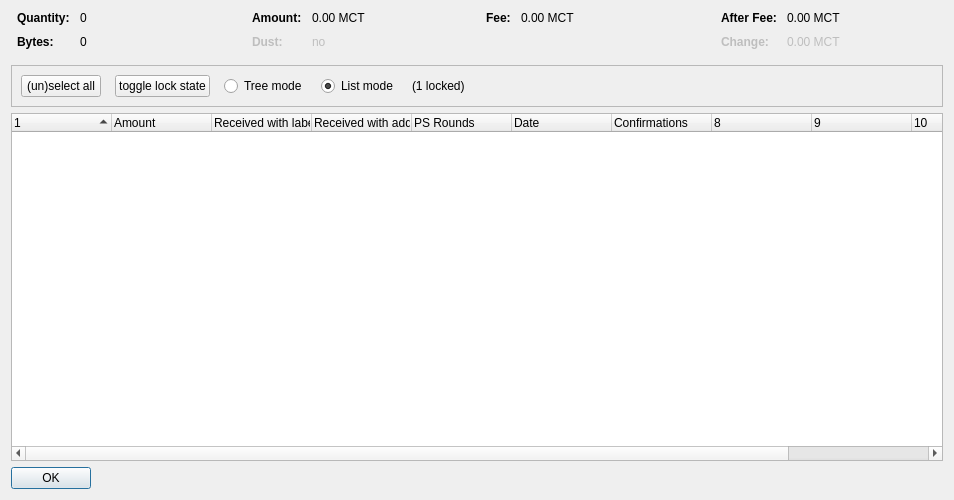
<?xml version="1.0" encoding="UTF-8"?>
<ui version="4.0">
 <class>CoinControlDialog</class>
 <widget class="QDialog" name="CoinControlDialog">
  <property name="geometry">
   <rect>
    <x>0</x>
    <y>0</y>
    <width>954</width>
    <height>500</height>
   </rect>
  </property>
  <property name="windowTitle">
   <string>Coin Selection</string>
  </property>
  <layout class="QVBoxLayout" name="verticalLayout">
   <item>
    <layout class="QHBoxLayout" name="horizontalLayoutTop" stretch="0,0,0,0">
     <property name="topMargin">
      <number>0</number>
     </property>
     <property name="bottomMargin">
      <number>10</number>
     </property>
     <item>
      <layout class="QFormLayout" name="formLayoutCoinControl1">
       <property name="horizontalSpacing">
        <number>10</number>
       </property>
       <property name="verticalSpacing">
        <number>10</number>
       </property>
       <property name="leftMargin">
        <number>6</number>
       </property>
       <property name="rightMargin">
        <number>6</number>
       </property>
       <item row="0" column="0">
        <widget class="QLabel" name="labelCoinControlQuantityText">
         <property name="font">
          <font>
           <weight>75</weight>
           <bold>true</bold>
          </font>
         </property>
         <property name="text">
          <string>Quantity:</string>
         </property>
        </widget>
       </item>
       <item row="0" column="1">
        <widget class="QLabel" name="labelCoinControlQuantity">
         <property name="cursor">
          <cursorShape>IBeamCursor</cursorShape>
         </property>
         <property name="contextMenuPolicy">
          <enum>Qt::ActionsContextMenu</enum>
         </property>
         <property name="text">
          <string notr="true">0</string>
         </property>
         <property name="textInteractionFlags">
          <set>Qt::LinksAccessibleByMouse|Qt::TextSelectableByKeyboard|Qt::TextSelectableByMouse</set>
         </property>
        </widget>
       </item>
       <item row="1" column="0">
        <widget class="QLabel" name="labelCoinControlBytesText">
         <property name="font">
          <font>
           <weight>75</weight>
           <bold>true</bold>
          </font>
         </property>
         <property name="text">
          <string>Bytes:</string>
         </property>
        </widget>
       </item>
       <item row="1" column="1">
        <widget class="QLabel" name="labelCoinControlBytes">
         <property name="cursor">
          <cursorShape>IBeamCursor</cursorShape>
         </property>
         <property name="contextMenuPolicy">
          <enum>Qt::ActionsContextMenu</enum>
         </property>
         <property name="text">
          <string notr="true">0</string>
         </property>
         <property name="textInteractionFlags">
          <set>Qt::LinksAccessibleByMouse|Qt::TextSelectableByKeyboard|Qt::TextSelectableByMouse</set>
         </property>
        </widget>
       </item>
      </layout>
     </item>
     <item>
      <layout class="QFormLayout" name="formLayoutCoinControl2">
       <property name="horizontalSpacing">
        <number>10</number>
       </property>
       <property name="verticalSpacing">
        <number>10</number>
       </property>
       <property name="leftMargin">
        <number>6</number>
       </property>
       <property name="rightMargin">
        <number>6</number>
       </property>
       <item row="0" column="0">
        <widget class="QLabel" name="labelCoinControlAmountText">
         <property name="font">
          <font>
           <weight>75</weight>
           <bold>true</bold>
          </font>
         </property>
         <property name="text">
          <string>Amount:</string>
         </property>
        </widget>
       </item>
       <item row="0" column="1">
        <widget class="QLabel" name="labelCoinControlAmount">
         <property name="cursor">
          <cursorShape>IBeamCursor</cursorShape>
         </property>
         <property name="contextMenuPolicy">
          <enum>Qt::ActionsContextMenu</enum>
         </property>
         <property name="text">
          <string notr="true">0.00 MCT</string>
         </property>
         <property name="textInteractionFlags">
          <set>Qt::LinksAccessibleByMouse|Qt::TextSelectableByKeyboard|Qt::TextSelectableByMouse</set>
         </property>
        </widget>
       </item>
       <item row="1" column="0">
        <widget class="QLabel" name="labelCoinControlLowOutputText">
         <property name="enabled">
          <bool>false</bool>
         </property>
         <property name="font">
          <font>
           <weight>75</weight>
           <bold>true</bold>
          </font>
         </property>
         <property name="text">
          <string>Dust:</string>
         </property>
        </widget>
       </item>
       <item row="1" column="1">
        <widget class="QLabel" name="labelCoinControlLowOutput">
         <property name="enabled">
          <bool>false</bool>
         </property>
         <property name="cursor">
          <cursorShape>IBeamCursor</cursorShape>
         </property>
         <property name="contextMenuPolicy">
          <enum>Qt::ActionsContextMenu</enum>
         </property>
         <property name="text">
          <string notr="true">no</string>
         </property>
         <property name="textInteractionFlags">
          <set>Qt::LinksAccessibleByMouse|Qt::TextSelectableByKeyboard|Qt::TextSelectableByMouse</set>
         </property>
        </widget>
       </item>
      </layout>
     </item>
     <item>
      <layout class="QFormLayout" name="formLayoutCoinControl3">
       <property name="horizontalSpacing">
        <number>10</number>
       </property>
       <property name="verticalSpacing">
        <number>10</number>
       </property>
       <property name="leftMargin">
        <number>6</number>
       </property>
       <property name="rightMargin">
        <number>6</number>
       </property>
       <item row="0" column="0">
        <widget class="QLabel" name="labelCoinControlFeeText">
         <property name="font">
          <font>
           <weight>75</weight>
           <bold>true</bold>
          </font>
         </property>
         <property name="text">
          <string>Fee:</string>
         </property>
        </widget>
       </item>
       <item row="0" column="1">
        <widget class="QLabel" name="labelCoinControlFee">
         <property name="cursor">
          <cursorShape>IBeamCursor</cursorShape>
         </property>
         <property name="contextMenuPolicy">
          <enum>Qt::ActionsContextMenu</enum>
         </property>
         <property name="text">
          <string notr="true">0.00 MCT</string>
         </property>
         <property name="textInteractionFlags">
          <set>Qt::LinksAccessibleByMouse|Qt::TextSelectableByKeyboard|Qt::TextSelectableByMouse</set>
         </property>
        </widget>
       </item>
      </layout>
     </item>
     <item>
      <layout class="QFormLayout" name="formLayoutCoinControl4">
       <property name="horizontalSpacing">
        <number>10</number>
       </property>
       <property name="verticalSpacing">
        <number>10</number>
       </property>
       <property name="leftMargin">
        <number>6</number>
       </property>
       <property name="rightMargin">
        <number>6</number>
       </property>
       <item row="0" column="0">
        <widget class="QLabel" name="labelCoinControlAfterFeeText">
         <property name="font">
          <font>
           <weight>75</weight>
           <bold>true</bold>
          </font>
         </property>
         <property name="text">
          <string>After Fee:</string>
         </property>
        </widget>
       </item>
       <item row="0" column="1">
        <widget class="QLabel" name="labelCoinControlAfterFee">
         <property name="cursor">
          <cursorShape>IBeamCursor</cursorShape>
         </property>
         <property name="contextMenuPolicy">
          <enum>Qt::ActionsContextMenu</enum>
         </property>
         <property name="text">
          <string notr="true">0.00 MCT</string>
         </property>
         <property name="textInteractionFlags">
          <set>Qt::LinksAccessibleByMouse|Qt::TextSelectableByKeyboard|Qt::TextSelectableByMouse</set>
         </property>
        </widget>
       </item>
       <item row="1" column="0">
        <widget class="QLabel" name="labelCoinControlChangeText">
         <property name="enabled">
          <bool>false</bool>
         </property>
         <property name="font">
          <font>
           <weight>75</weight>
           <bold>true</bold>
          </font>
         </property>
         <property name="text">
          <string>Change:</string>
         </property>
        </widget>
       </item>
       <item row="1" column="1">
        <widget class="QLabel" name="labelCoinControlChange">
         <property name="enabled">
          <bool>false</bool>
         </property>
         <property name="cursor">
          <cursorShape>IBeamCursor</cursorShape>
         </property>
         <property name="contextMenuPolicy">
          <enum>Qt::ActionsContextMenu</enum>
         </property>
         <property name="text">
          <string notr="true">0.00 MCT</string>
         </property>
         <property name="textInteractionFlags">
          <set>Qt::LinksAccessibleByMouse|Qt::TextSelectableByKeyboard|Qt::TextSelectableByMouse</set>
         </property>
        </widget>
       </item>
      </layout>
     </item>
    </layout>
   </item>
   <item>
    <widget class="QFrame" name="frame">
     <property name="minimumSize">
      <size>
       <width>0</width>
       <height>40</height>
      </size>
     </property>
     <property name="frameShape">
      <enum>QFrame::StyledPanel</enum>
     </property>
     <property name="frameShadow">
      <enum>QFrame::Sunken</enum>
     </property>
     <layout class="QHBoxLayout" name="horizontalLayout">
      <item>
       <layout class="QHBoxLayout" name="horizontalLayoutPanel" stretch="0,0,0,0,0,0">
        <property name="spacing">
         <number>14</number>
        </property>
        <item>
         <widget class="QPushButton" name="pushButtonSelectAll">
          <property name="sizePolicy">
           <sizepolicy hsizetype="Maximum" vsizetype="Fixed">
            <horstretch>0</horstretch>
            <verstretch>0</verstretch>
           </sizepolicy>
          </property>
          <property name="text">
           <string>(un)select all</string>
          </property>
          <property name="autoDefault">
           <bool>false</bool>
          </property>
         </widget>
        </item>
        <item>
         <widget class="QPushButton" name="pushButtonToggleLock">
          <property name="sizePolicy">
           <sizepolicy hsizetype="Maximum" vsizetype="Fixed">
            <horstretch>0</horstretch>
            <verstretch>0</verstretch>
           </sizepolicy>
          </property>
          <property name="text">
           <string>toggle lock state</string>
          </property>
          <property name="autoDefault">
           <bool>false</bool>
          </property>
         </widget>
        </item>
        <item>
         <widget class="QRadioButton" name="radioTreeMode">
          <property name="sizePolicy">
           <sizepolicy hsizetype="Maximum" vsizetype="Fixed">
            <horstretch>0</horstretch>
            <verstretch>0</verstretch>
           </sizepolicy>
          </property>
          <property name="text">
           <string>Tree mode</string>
          </property>
         </widget>
        </item>
        <item>
         <widget class="QRadioButton" name="radioListMode">
          <property name="sizePolicy">
           <sizepolicy hsizetype="Maximum" vsizetype="Fixed">
            <horstretch>0</horstretch>
            <verstretch>0</verstretch>
           </sizepolicy>
          </property>
          <property name="text">
           <string>List mode</string>
          </property>
          <property name="checked">
           <bool>true</bool>
          </property>
         </widget>
        </item>
        <item>
         <widget class="QLabel" name="labelLocked">
          <property name="text">
           <string>(1 locked)</string>
          </property>
         </widget>
        </item>
        <item>
         <spacer name="horizontalSpacer">
          <property name="orientation">
           <enum>Qt::Horizontal</enum>
          </property>
          <property name="sizeHint" stdset="0">
           <size>
            <width>40</width>
            <height>20</height>
           </size>
          </property>
         </spacer>
        </item>
       </layout>
      </item>
     </layout>
    </widget>
   </item>
   <item>
    <widget class="CoinControlTreeWidget" name="treeWidget">
     <property name="contextMenuPolicy">
      <enum>Qt::CustomContextMenu</enum>
     </property>
     <property name="sortingEnabled">
      <bool>false</bool>
     </property>
     <property name="columnCount">
      <number>11</number>
     </property>
     <attribute name="headerShowSortIndicator" stdset="0">
      <bool>true</bool>
     </attribute>
     <attribute name="headerStretchLastSection">
      <bool>false</bool>
     </attribute>
     <column>
      <property name="text">
       <string/>
      </property>
     </column>
     <column>
      <property name="text">
       <string>Amount</string>
      </property>
     </column>
     <column>
      <property name="text">
       <string>Received with label</string>
      </property>
     </column>
     <column>
      <property name="text">
       <string>Received with address</string>
      </property>
     </column>
     <column>
      <property name="text">
       <string>PS Rounds</string>
      </property>
     </column>
     <column>
      <property name="text">
       <string>Date</string>
      </property>
     </column>
     <column>
      <property name="text">
       <string>Confirmations</string>
      </property>
      <property name="toolTip">
       <string>Confirmed</string>
      </property>
     </column>
     <column>
      <property name="text">
       <string/>
      </property>
     </column>
     <column>
      <property name="text">
       <string/>
      </property>
     </column>
     <column>
      <property name="text">
       <string/>
      </property>
     </column>
     <column>
      <property name="text">
       <string/>
      </property>
     </column>
    </widget>
   </item>
   <item>
    <widget class="QDialogButtonBox" name="buttonBox">
     <property name="sizePolicy">
      <sizepolicy hsizetype="Maximum" vsizetype="Fixed">
       <horstretch>0</horstretch>
       <verstretch>0</verstretch>
      </sizepolicy>
     </property>
     <property name="orientation">
      <enum>Qt::Horizontal</enum>
     </property>
     <property name="standardButtons">
      <set>QDialogButtonBox::Ok</set>
     </property>
    </widget>
   </item>
  </layout>
 </widget>
 <customwidgets>
  <customwidget>
   <class>CoinControlTreeWidget</class>
   <extends>QTreeWidget</extends>
   <header>coincontroltreewidget.h</header>
  </customwidget>
 </customwidgets>
 <resources/>
 <connections/>
</ui>
